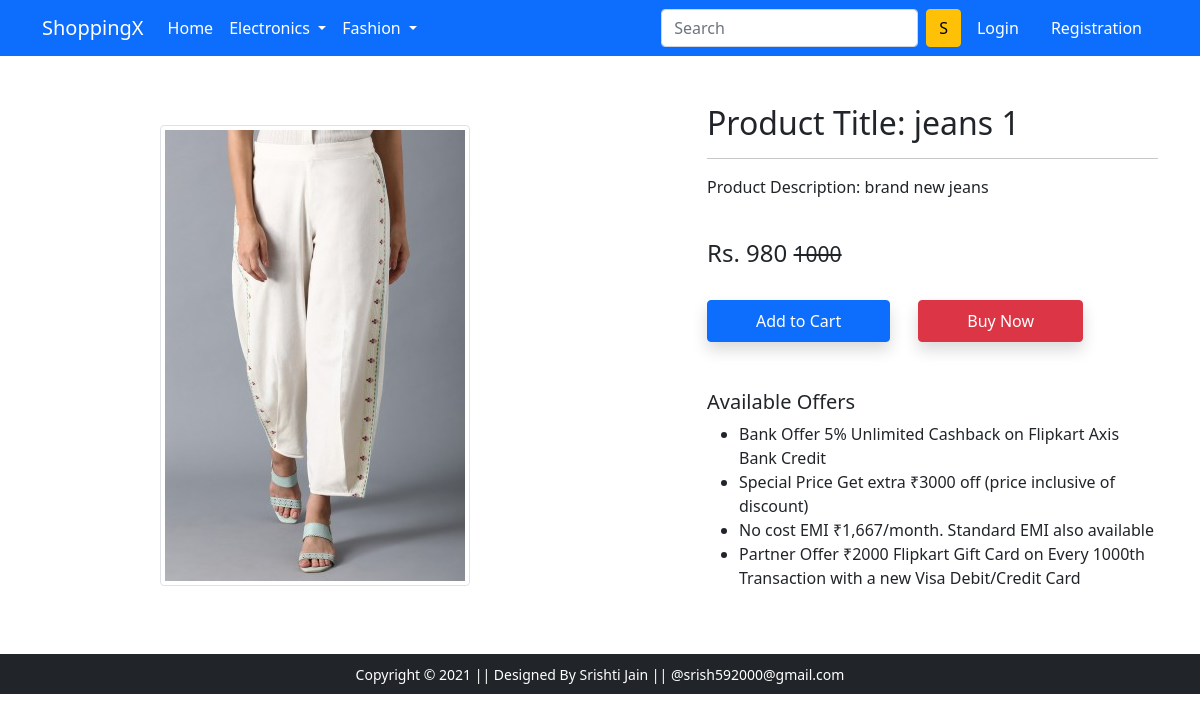
The page /product-detail/3 on the database as committed earlier.
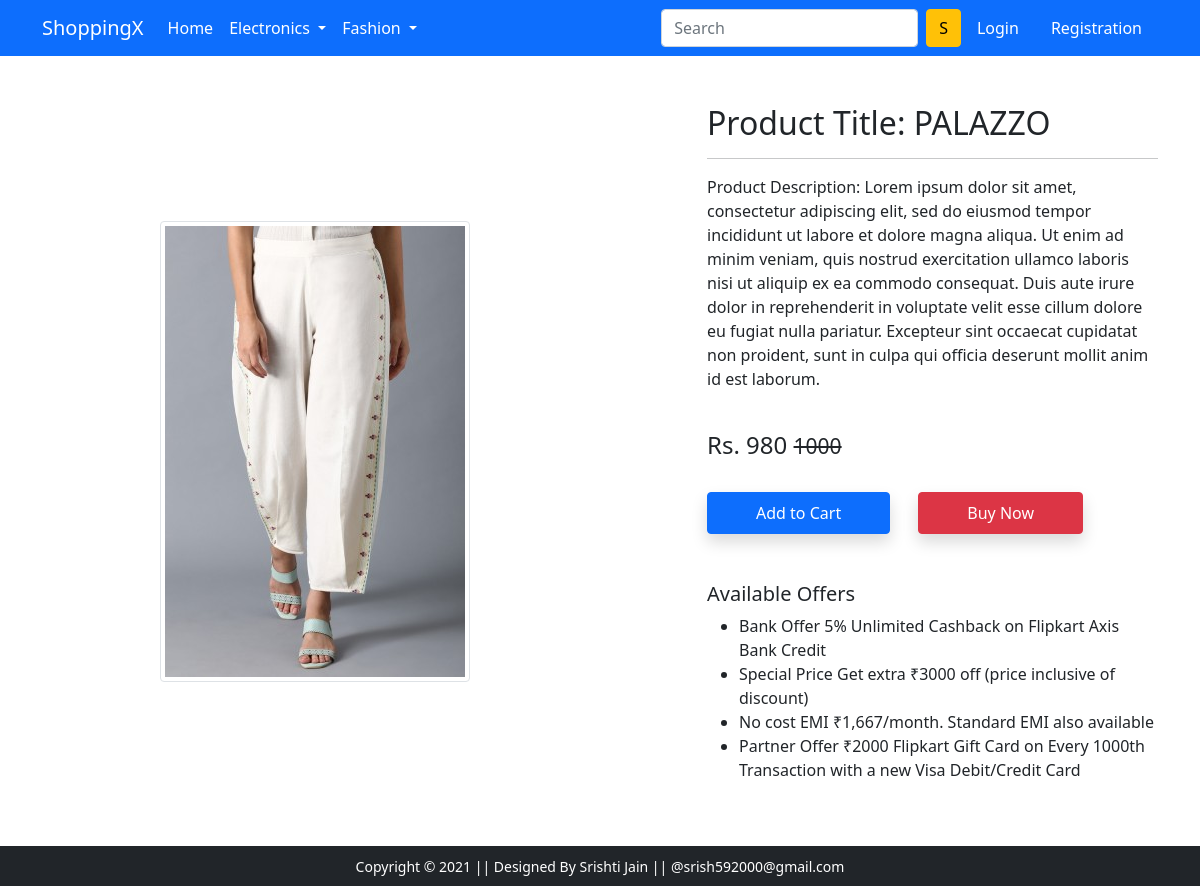
The same page on the database as committed later.
### app/models.py (models this page shows, shortened)
class Product(models.Model):
    title = models.CharField(max_length=50)
    selling_price= models.IntegerField()
    discount_price= models.IntegerField()
    description = models.CharField(max_length=500)
    category = models.CharField(choices=CATEGORY_CHOICES , max_length=50)
    product_image = models.ImageField(null= True , blank= True , upload_to ='producting' )

### app/views.py (the view)
# urls.py: path('product-detail/<int:pk>' , views.product_detail.as_view() , name = 'product-detail'), #class based
class product_detail(View):
    def get(self, request , pk):
        product = Product.objects.get(pk=pk)
        return render(request, 'app/productdetail.html' , {'product' : product})

### app/templates/app/productdetail.html (shortened to what this page needs)
{% extends 'app/base.html' %}
{% load static %}
{% block main-content %}
<div class="container my-5">
 <div class="row">
  <div class="col-sm-6 text-center align-self-center">
   <img src="{{ product.product_image.url }}" alt="" class="img-fluid img-thumbnail">
  </div>
  <div class="col-sm-5 offset-sm-1">
   <h2>Product Title: {{product.title}}</h2>
   <hr>
   <p>Product Description: {{product.description}} </p> <br>
   <h4>Rs. {{product.discount_price}} <small class="fw-light text-decoration-line-through">{{product.selling_price}}</small></h4> <br>
   <a href="{% url 'add-to-cart' %}" class="btn btn-primary shadow px-5 py-2">Add to Cart</a>
   <a href="{% url 'buy-now' %}" class="btn btn-danger shadow px-5 py-2 ms-4">Buy Now</a>
   <h5 class="mt-5">Available Offers</h5>
   <ul>
    <li>Bank Offer 5% Unlimited Cashback on Flipkart Axis Bank Credit</li>
    <li>Special Price Get extra ₹3000 off (price inclusive of discount)</li>
    <li>No cost EMI ₹1,667/month. Standard EMI also available</li>
    <li>Partner Offer ₹2000 Flipkart Gift Card on Every 1000th Transaction with a new Visa Debit/Credit Card</li>
   </ul>
  </div>
 </div>
</div>
{% endblock main-content %}

### app/templates/app/base.html (shortened to what this page needs)
<!doctype html>
{% load static %}
<html lang="en">
  <head>
    <link href="https://cdn.jsdelivr.net/npm/bootstrap@5.0.0-beta1/dist/css/bootstrap.min.css" rel="stylesheet">
    <link rel="stylesheet" href="{% static 'app/css/owl.carousel.min.css' %}">
    <link rel="stylesheet" href="{% static 'app/css/all.min.css' %}">
    <link rel="stylesheet" href="{% static 'app/css/style.css' %}">
  </head>
  <body>
    <nav class="navbar navbar-expand-lg navbar-dark bg-primary">
     <div class="container">
       <a class="navbar-brand" href="/">ShoppingX</a>
       <div class="collapse navbar-collapse" id="navbarSupportedContent">
         <ul class="navbar-nav me-auto mb-2 mb-lg-0">
           <li class="nav-item">
             <a class="nav-link active" aria-current="page" href="/">Home</a>
           </li>
           <li class="nav-item dropdown">
             <a class="nav-link dropdown-toggle text-white" href="#" id="electronicsDropdown" role="button" data-bs-toggle="dropdown" aria-expanded="false">
               Electronics
             </a>
           </li>
           <li class="nav-item dropdown">
             <a class="nav-link dropdown-toggle text-white" href="#" id="fashionDropdown" role="button" data-bs-toggle="dropdown" aria-expanded="false">
               Fashion
             </a>
           </li>
         </ul>
         <form class="d-flex">
           <input class="form-control me-2" type="search" placeholder="Search" aria-label="Search">
           <button class="btn btn-warning" type="submit">S</button>
         </form>
         <div>
          <ul class="navbar-nav me-auto mb-2 mb-lg-0">
          {% if request.user.is_authenticated %}
           <li class="nav-item dropdown mx-2">
              <a class="nav-link dropdown-toggle text-white" href="#" id="profileDropdown" role="button" data-bs-toggle="dropdown" aria-expanded="false">
                {{request.user.username|capfirst}}
              </a>
              <ul class="dropdown-menu" aria-labelledby="profileDropdown">
                <li><a class="dropdown-item" href="{% url 'profile' %}">Profile</a></li>
                <li><a class="dropdown-item" href="{% url 'orders' %}">Orders</a></li>
                <li><a class="dropdown-item" href="{% url 'passwordchange' %}">Change Password</a></li>
                <li><a class="dropdown-item" href="{% url 'logout' %}">Logout</a></li>
              </ul>
            </li>
            <li class="nav-item mx-2">
              <a href="" class="nav-link text-white"><span class="badge bg-danger">{{totalitem}}</span> Cart </a>
            </li>
            {% else %}
            <li class="nav-item mx-2">
             <a href="{% url 'login' %}" class="nav-link text-white">Login</a>
            </li>
            <li class="nav-item mx-2">
             <a href="{% url 'customerregistration' %}" class="nav-link text-white">Registration</a>
            </li>
            {% endif %}
          </ul>
         </div>
       </div>
     </div>
    </nav>
    {% block main-content %} {% endblock main-content %}
    <footer class="container-fluid bg-dark text-center p-2 mt-5">
        <small class="text-white">Copyright &copy; 2021 || Designed By Srishti Jain || @srish592000@gmail.com </small>
    </footer>
  </body>
</html>

Rows that differ between the two databases and show on the page:
changed Product: title "jeans 1" → "PALAZZO"; description "brand new jeans" → "Lorem ipsum dolor sit amet, consectetur adipiscing elit, sed do eiusmod tempor incididunt ut labore et dolore magna aliqua. Ut enim ad minim veniam, quis nostrud exercitation ullamco laboris nisi ut aliquip ex ea commodo consequat. Duis aute irure dolor in reprehenderit in voluptate velit esse cillum dolore eu fugiat nulla pariatur. Excepteur sint occaecat cupidatat non proident, sunt in culpa qui officia deserunt mollit anim id est laborum."
